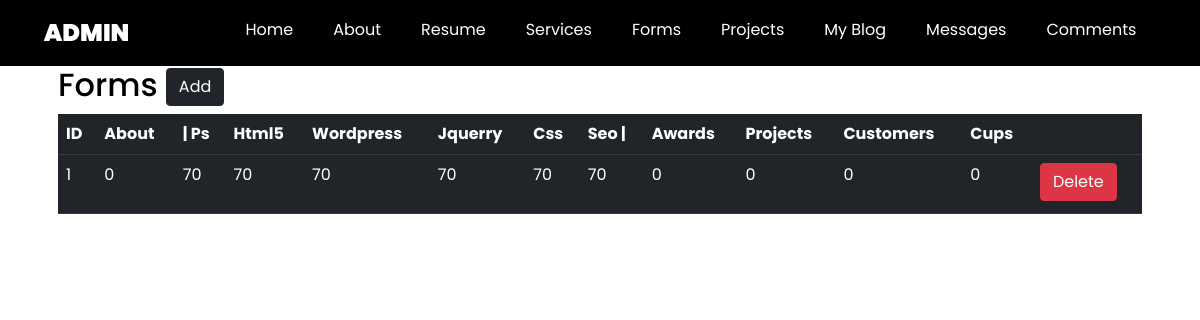
The app's page /admin/form with its own data.
### PortfolioProject/models.py (models this page shows, shortened)
class Form(db.Model):
    __tablename__ = 'form'
    id = db.Column(db.Integer, primary_key=True)
    about = db.Column(db.Integer, nullable=False)
    skill_ps = db.Column(db.Integer, nullable=False)
    skill_html5 = db.Column(db.Integer, nullable=False)
    skill_wordpress = db.Column(db.Integer, nullable=False)
    skill_jquerry = db.Column(db.Integer, nullable=False)
    skill_css = db.Column(db.Integer, nullable=False)
    skill_seo = db.Column(db.Integer, nullable=False)
    awards = db.Column(db.Integer, nullable=False)
    projects = db.Column(db.Integer, nullable=False)
    customers = db.Column(db.Integer, nullable=False)
    cups = db.Column(db.Integer, nullable=False)

### PortfolioProject/controlers.py (the view)
@app.route("/admin/form")
def form_list():
    value = Form.query.all()
    return render_template('admin/form-list.html', value=value)

### PortfolioProject/templates/admin/form-list.html
{% extends 'admin/base.html' %} {% block content %}
<div class="container" style="position: relative; top: 50px;">
    <div class="row">
        <div class="col md-12">
            <div class="jumbotron p-3">
                <h2>Forms
                    <a href="{{url_for('form')}}"> <button type="button" class="btn btn-dark float-right" data-toggle="modal" data-target="#mymodal">Add</button></a>
                </h2>
                <table class="table table-hover table-dark col md-12">
                    <tr>
                        <th>ID</th>
                        <th>About</th>
                        <th>| Ps</th>
                        <th>Html5</th>
                        <th>Wordpress</th>
                        <th>Jquerry</th>
                        <th>Css</th>
                        <th>Seo |</th>
                        <th>Awards</th>
                        <th>Projects</th>
                        <th>Customers</th>
                        <th>Cups</th>
                        <th></th>
                    </tr>
                    {% for value in value %}
                    <tr>
                        <td>{{value.id}}</td>
                        <td>{{value.about}}</td>
                        <td>{{value.skill_ps}}</td>
                        <td>{{value.skill_html5}}</td>
                        <td>{{value.skill_wordpress}}</td>
                        <td>{{value.skill_jquerry}}</td>
                        <td>{{value.skill_css}}</td>
                        <td>{{value.skill_seo}}</td>
                        <td>{{value.awards}}</td>
                        <td>{{value.projects}}</td>
                        <td>{{value.customers}}</td>
                        <td>{{value.cups}}</td>
                        <td>
                            <a href="{{url_for('form_delete', id=value.id)}}" class="btn btn-danger btn-xs mb-1" onclick="return confirm('Are You Sure To Delete?')">Delete</a>
                        </td>
                    </tr>
                    {% endfor %}
                </table>
            </div>
        </div>
    </div>
</div>
{% endblock %}

### PortfolioProject/static/css/style.css (style rules this page uses)
* { box-sizing: border-box; margin: 0; font-family: 'Poppins', sans-serif; background-color: transparent; }
body { background-color: black; color: white; }
a { text-decoration: none; color: #fff; }

### records on screen
Form: id "1", about "0", skill_ps "70", skill_html5 "70", skill_wordpress "70", skill_jquerry "70", skill_css "70", skill_seo "70", awards "0", projects "0", customers "0", cups "0"
